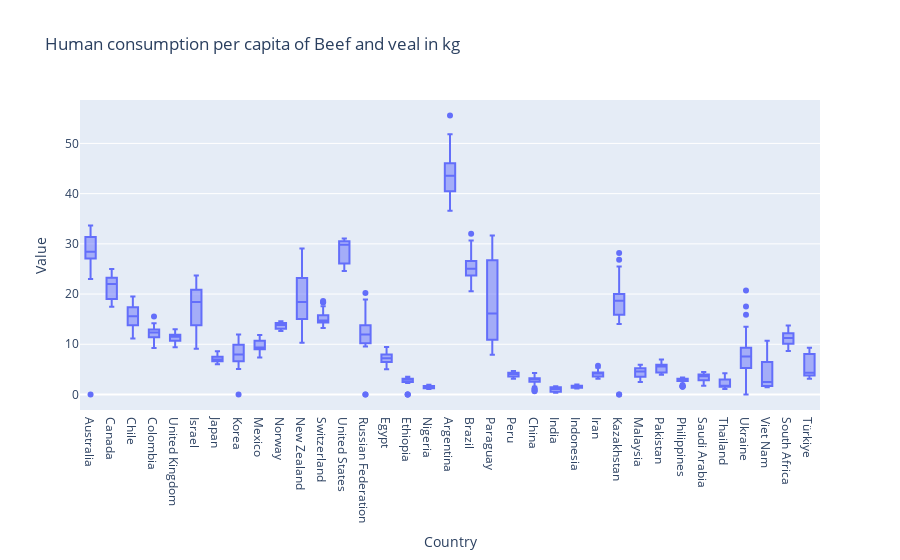
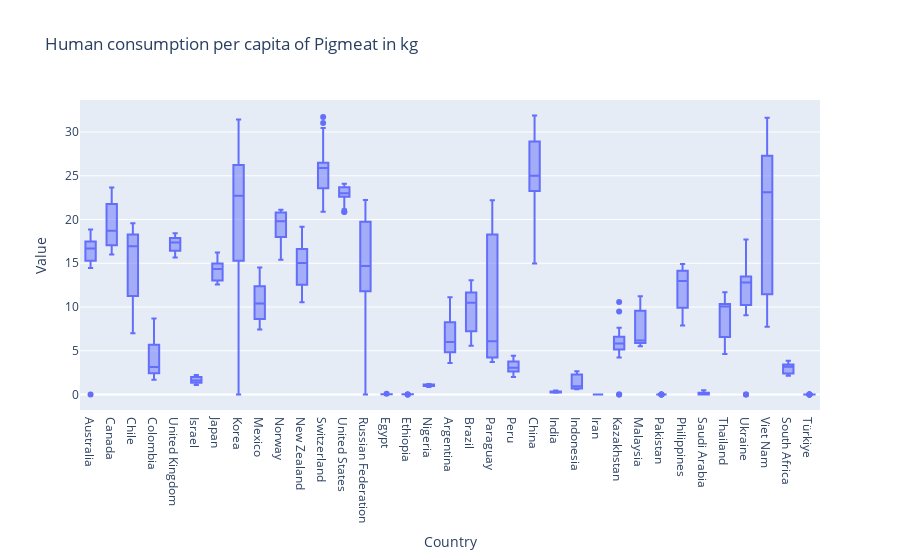
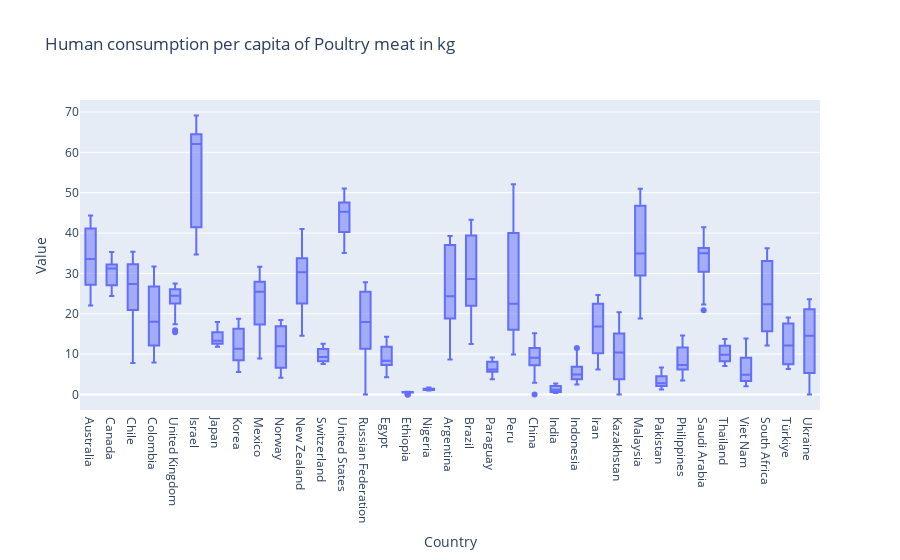
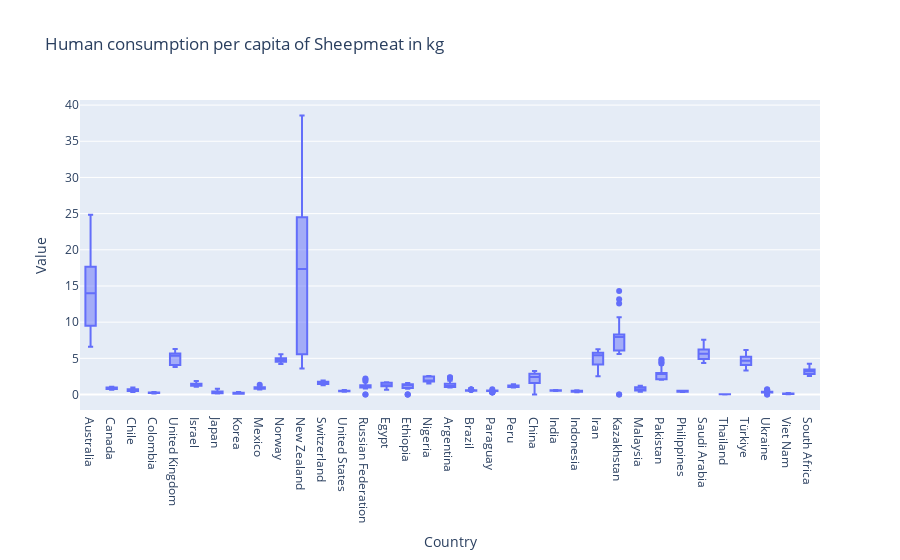

The notebook cell these images were saved under, in order:
### Code cell
# Create a meat type list.
meat_types = ['Beef and veal', 'Pigmeat', 'Poultry meat', 'Sheepmeat']

# Create a box plot for the human consumption for each type of meat and per country.
for meat_type in meat_types:
    meat_values = human_consumption_country.loc[(human_consumption_country['Type_of_meat'] == meat_type)&(human_consumption_country['Country'] != 'Not a country')]
    
    fig = px.box(meat_values, x="Country", y="Value", title=f"Human consumption per capita of {meat_type} in kg")
    fig.show()
    print()

print('There are few values at zero which have to be removed.')
print()
print('Beef and veal: Argentin people are the biggest beef and veal eaters.')
print('Pigmeat: Pigmeat is appreciated in a lot of countries.')
print('Poulrty meat: Poultry meat is appreciated in a lot of countries, and especially in Israel.')
print('Sheepmeat: Asutralian and Neozealand people are the biggest beef and veal eaters.')

### Figure 1 — Plotly figure (JSON) as saved in the notebook; plotly's stock layout.template omitted (floating-point values rounded to 4 significant figures; data arrays with more than 128 entries replaced by an {"elided": "..."} marker saying what was removed)
{"data": [{"alignmentgroup": "True", "hovertemplate": "Country=%{x}<br>Value=%{y}<extra></extra>", "legendgroup": "", "marker": {"color": "#636efa"}, "name": "", "notched": false, "offsetgroup": "", "orientation": "v", "showlegend": false, "type": "box", "x": {"elided": "1155 str values"}, "x0": " ", "xaxis": "x", "y": {"elided": "1155 float values"}, "y0": " ", "yaxis": "y"}], "layout": {"boxmode": "group", "legend": {"tracegroupgap": 0}, "title": {"text": "Human consumption per capita of Beef and veal in kg"}, "xaxis": {"anchor": "y", "domain": [0, 1], "title": {"text": "Country"}}, "yaxis": {"anchor": "x", "domain": [0, 1], "title": {"text": "Value"}}}}

### Figure 2 — Plotly figure (JSON) as saved in the notebook; plotly's stock layout.template omitted (floating-point values rounded to 4 significant figures; data arrays with more than 128 entries replaced by an {"elided": "..."} marker saying what was removed)
{"data": [{"alignmentgroup": "True", "hovertemplate": "Country=%{x}<br>Value=%{y}<extra></extra>", "legendgroup": "", "marker": {"color": "#636efa"}, "name": "", "notched": false, "offsetgroup": "", "orientation": "v", "showlegend": false, "type": "box", "x": {"elided": "1155 str values"}, "x0": " ", "xaxis": "x", "y": {"elided": "1155 float values"}, "y0": " ", "yaxis": "y"}], "layout": {"boxmode": "group", "legend": {"tracegroupgap": 0}, "title": {"text": "Human consumption per capita of Pigmeat in kg"}, "xaxis": {"anchor": "y", "domain": [0, 1], "title": {"text": "Country"}}, "yaxis": {"anchor": "x", "domain": [0, 1], "title": {"text": "Value"}}}}

### Figure 3 — Plotly figure (JSON) as saved in the notebook; plotly's stock layout.template omitted (floating-point values rounded to 4 significant figures; data arrays with more than 128 entries replaced by an {"elided": "..."} marker saying what was removed)
{"data": [{"alignmentgroup": "True", "hovertemplate": "Country=%{x}<br>Value=%{y}<extra></extra>", "legendgroup": "", "marker": {"color": "#636efa"}, "name": "", "notched": false, "offsetgroup": "", "orientation": "v", "showlegend": false, "type": "box", "x": {"elided": "1155 str values"}, "x0": " ", "xaxis": "x", "y": {"elided": "1155 float values"}, "y0": " ", "yaxis": "y"}], "layout": {"boxmode": "group", "legend": {"tracegroupgap": 0}, "title": {"text": "Human consumption per capita of Poultry meat in kg"}, "xaxis": {"anchor": "y", "domain": [0, 1], "title": {"text": "Country"}}, "yaxis": {"anchor": "x", "domain": [0, 1], "title": {"text": "Value"}}}}

### Figure 4 — Plotly figure (JSON) as saved in the notebook; plotly's stock layout.template omitted (floating-point values rounded to 4 significant figures; data arrays with more than 128 entries replaced by an {"elided": "..."} marker saying what was removed)
{"data": [{"alignmentgroup": "True", "hovertemplate": "Country=%{x}<br>Value=%{y}<extra></extra>", "legendgroup": "", "marker": {"color": "#636efa"}, "name": "", "notched": false, "offsetgroup": "", "orientation": "v", "showlegend": false, "type": "box", "x": {"elided": "1155 str values"}, "x0": " ", "xaxis": "x", "y": {"elided": "1155 float values"}, "y0": " ", "yaxis": "y"}], "layout": {"boxmode": "group", "legend": {"tracegroupgap": 0}, "title": {"text": "Human consumption per capita of Sheepmeat in kg"}, "xaxis": {"anchor": "y", "domain": [0, 1], "title": {"text": "Country"}}, "yaxis": {"anchor": "x", "domain": [0, 1], "title": {"text": "Value"}}}}
